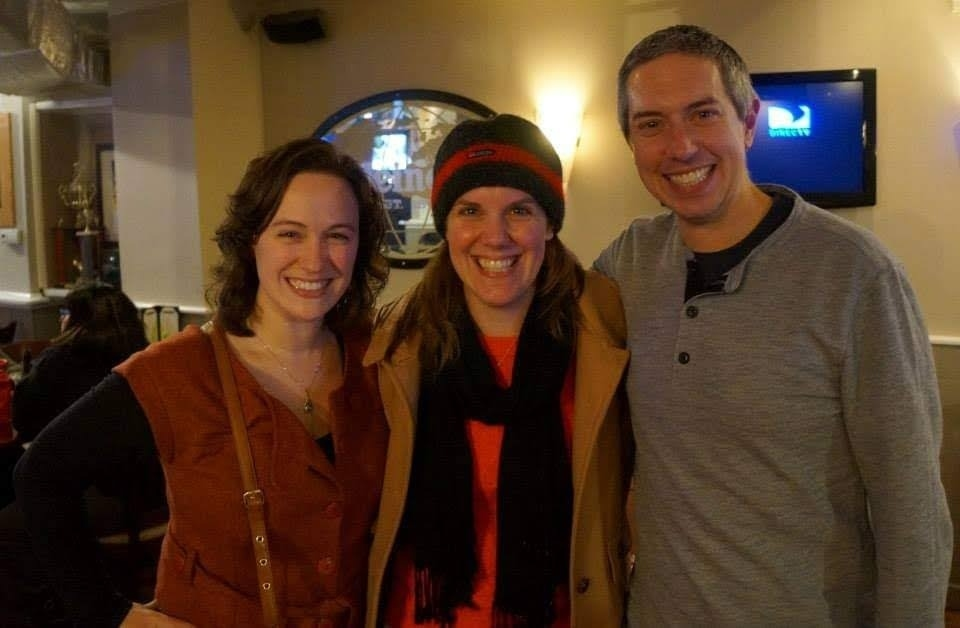
#> input picture media_backups/backup_20260906_163011/raw_sources/allison_williams__orig_media__1788717433.jpg, 960 x 628 px, found by its file name
$ python render_all_avatar_previews.py
#> lines starting #> are read from the running program, lines starting #| are printed output that depends on the picture
#!/usr/bin/env python3
"""
Comprehensive Avatar Visual Inspection Engine
Generates 400x400 PNGs with transparent circular masks for all 32 guests,
saving them to scratch/avatar_previews/<guest_id>.png for 100% empirical visual audit.
"""

import os
import json
from PIL import Image, ImageDraw, ImageOps

MANIFEST_PATH = 'headshots_manifest.json'
PREVIEW_DIR = 'scratch/avatar_previews'

# Master source mapping with dark shirt photo for Steve Nares
MASTER_RAW_SOURCES = {
    "allison_williams": ("raw_sources/allison_williams__orig_media__1788717433.jpg", 0.310, 0.400, 188),
    "ashley_prichard": ("raw_sources/ashley_prichard__orig_media__1788718218.jpg", 0.718, 0.355, 150),
    "becky_spohr": ("raw_sources/becky_spohr__orig_media__1788715730.jpg", 0.450, 0.500, 268),
    "brian_kim": ("raw_sources/brian_kim__orig_media__1788716008.jpg", 0.800, 0.235, 200),
    "chuck_tempest": ("raw_sources/chuck_tempest__orig_media__1788716099.jpg", 0.520, 0.320, 207),
    "george_sun": ("raw_sources/george_sun__orig_media__1788716160.jpg", 0.570, 0.280, 203),
    "james_freedman": ("raw_sources/james_freedman__orig_commit_ce224c3.jpg", 0.500, 0.480, 236),
    "jason_mcmullan": ("raw_sources/jason_mcmullan__orig_media__1788684972.jpg", 0.690, 0.280, 180),
    "jesse_lindenberger_schutz": ("raw_sources/jesse_lindenberger_schutz__orig_media__1788715598.jpg", 0.801, 0.510, 181),
    "jessi_mcmullan": ("raw_sources/jessi_mcmullan__orig_media__1788684972.jpg", 0.320, 0.380, 180),
    "jim_merizio": ("raw_sources/jim_merizio__orig_media__1788717433.jpg", 0.740, 0.260, 203),
    "krista_kobeski": ("raw_sources/krista_kobeski__orig_media__1788687035.jpg", 0.500, 0.440, 152),
    "lauren_schmied": ("raw_sources/lauren_schmied__orig_media__1788683375539.jpg", 0.498, 0.408, 271),
    "leslie_davisson": ("raw_sources/leslie_davisson__orig_media__1788684762716.jpg", 0.500, 0.400, 302),
    "matt_hoying": ("raw_sources/matt_hoying__orig_public.jpg", 0.500, 0.450, 236),
    "maureen_wink": ("raw_sources/maureen_wink__orig_public.jpg", 0.500, 0.450, 236),
    "michelle_preston": ("raw_sources/michelle_preston__orig_media__1788716008.jpg", 0.540, 0.295, 136),
    "nishat_shaikh": ("raw_sources/nishat_shaikh__orig_media__1788683256461.jpg", 0.496, 0.371, 386),
    "nur_e_freedman": ("raw_sources/nur_e_freedman__orig_media__1788681045.jpg", 0.500, 0.312, 203),
    "nichole_remmert": ("raw_sources/nichole_remmert__orig_media__1788715326751.jpg", 0.675, 0.585, 158),
    "roopak_kandasamy": ("raw_sources/roopak_kandasamy__orig_media__1788713903063.jpg", 0.278, 0.507, 135),
    "romana_rajput": ("raw_sources/romana_rajput__orig_media__1788716129.jpg", 0.585, 0.460, 145),
    "ryan_anthony": ("raw_sources/ryan_anthony__orig_media__1788715848.jpg", 0.460, 0.400, 203),
    "steve_nares": ("raw_sources/steve_nares__orig_media__1788683169013.jpg", 0.500, 0.450, 160),
    "toyo_tsujino": ("raw_sources/toyo_tsujino__orig_media__1788685317722.jpg", 0.510, 0.360, 358),
    "poukhan_philavanh_anthony": ("raw_sources/poukhan_philavanh_anthony__orig_media__1788716292.jpg", 0.490, 0.500, 200),
    "clyde_tsai": ("raw_sources/clyde_tsai__orig_media__1788716815.jpg", 0.550, 0.480, 200),
    "danielle_sullivan": ("raw_sources/danielle_sullivan__orig_media__1788717156.jpg", 0.440, 0.460, 140),
    "paul_richter": ("raw_sources/paul_richter__orig_media__1788718085.jpg", 0.440, 0.320, 200),
    "katie_richter": ("raw_sources/katie_richter__orig_media__1788718115.jpg", 0.265, 0.480, 200),
    "liz_scott": ("raw_sources/liz_scott__orig_media__1788718367.jpg", 0.855, 0.350, 192),
    "chrissy_fiore": ("raw_sources/chrissy_fiore__orig_media__1788718987.jpg", 0.505, 0.415, 200)
}

def render_all_previews():
    os.makedirs(PREVIEW_DIR, exist_ok=True)
    print("=== RENDERING ALL 32 CIRCULAR AVATAR PREVIEWS FOR VISUAL AUDIT ===")

    for guest_id, (path, cx_pct, cy_pct, face_h_px) in MASTER_RAW_SOURCES.items():
        if not os.path.exists(path):
            print(f"⚠️ Missing: {guest_id} -> {path}")
            continue

        pil_img = Image.open(path).convert('RGB')
#> pil_img is the input picture: PIL image 960x628 RGB; mean R, G, B 87.3, 61.9, 41.5
        w, h = pil_img.size
#> w = 960; h = 628

        cx = int(cx_pct * w)
#> cx = 297
        cy = int(cy_pct * h)
#> cy = 251

        crop_size = int(face_h_px / 0.59)
        half = crop_size // 2

        L, T, R, B = cx - half, cy - half, cx + half, cy + half
#> L = 138; T = 92; R = 456; B = 410
        pad_l, pad_t, pad_r, pad_b = max(0, -L), max(0, -T), max(0, R - w), max(0, B - h)
#> pad_l = 0; pad_t = 0; pad_r = 0; pad_b = 0
        if pad_l or pad_t or pad_r or pad_b:
            pil_img = ImageOps.expand(pil_img, border=(pad_l, pad_t, pad_r, pad_b), fill=(240, 240, 240))
            L += pad_l; T += pad_t; R += pad_l; B += pad_t

        crop = pil_img.crop((L, T, R, B)).resize((400, 400), Image.Resampling.LANCZOS)
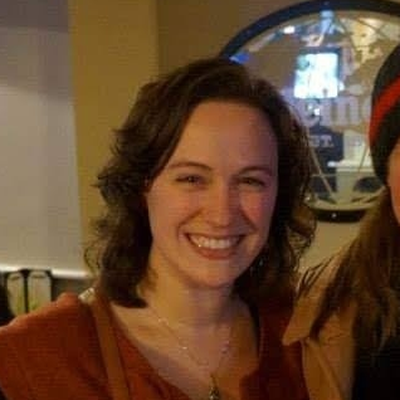
#> crop: PIL image 400x400 RGB; mean R, G, B 100.5, 70, 46

        # Circular mask
        mask = Image.new('L', (400, 400), 0)
#> mask: PIL image 400x400 L; every value is 0
        draw_mask = ImageDraw.Draw(mask)
        draw_mask.ellipse((0, 0, 400, 400), fill=255)

        avatar = Image.new('RGBA', (400, 400), (0, 0, 0, 0))
#> avatar: PIL image 400x400 RGBA; every value is 0
        avatar.paste(crop, (0, 0), mask)
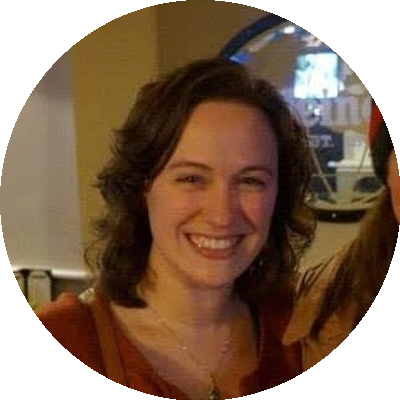
#> avatar: PIL image 400x400 RGBA; mean R, G, B, A 81.3, 56.9, 37.2, 201.1; transparent parts drawn white

        out_png = os.path.join(PREVIEW_DIR, f"{guest_id}_avatar.png")
        avatar.save(out_png)
        print(f"  ✅ {guest_id:30s}: Source = {os.path.basename(path)} | S_crop = {crop_size}px ➔ {out_png}")
#> pass 2 of the loop in render_all_previews, `for guest_id, (path, cx_pct, cy_pct, face_h_px) in MASTER_RAW_SOURCES...`:
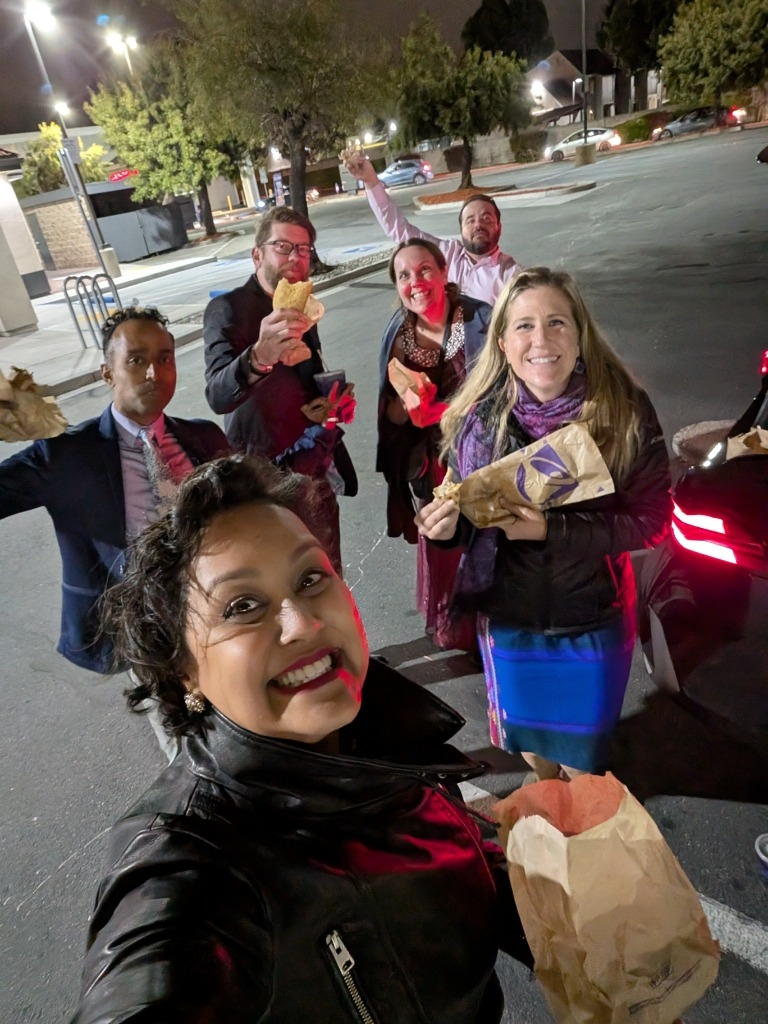
#> input picture raw_sources/ashley_prichard__orig_media__1788718218.jpg, 768 x 1024 px, found by its file name
#> in render_all_previews, pil_img is the input picture: PIL image 768x1024 RGB; mean R, G, B 91.3, 79.3, 74.1
#> in render_all_previews, `crop = pil_img.crop((L, T, R, B)).resize((400, 400), Image.Resampling...`:
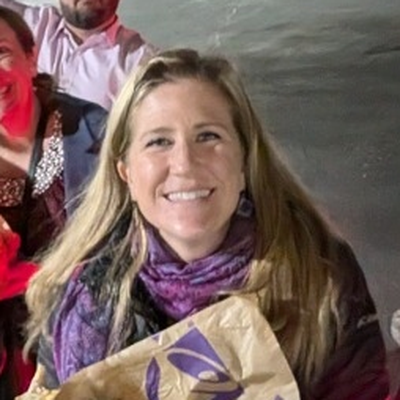
#> crop: PIL image 400x400 RGB; mean R, G, B 119.1, 96.9, 92.5
#> in render_all_previews, `avatar.paste(crop, (0, 0), mask)`:
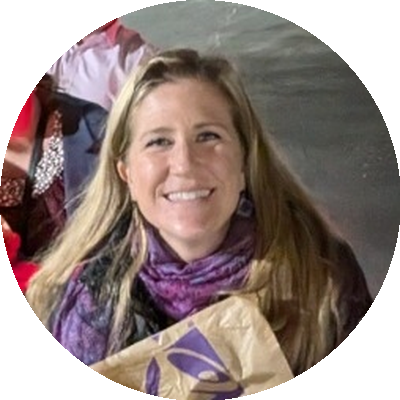
#> avatar: PIL image 400x400 RGBA; mean R, G, B, A 96.2, 80.3, 75.9, 201.1; transparent parts drawn white
#> pass 3 of the loop in render_all_previews, `for guest_id, (path, cx_pct, cy_pct, face_h_px) in MASTER_RAW_SOURCES...`:
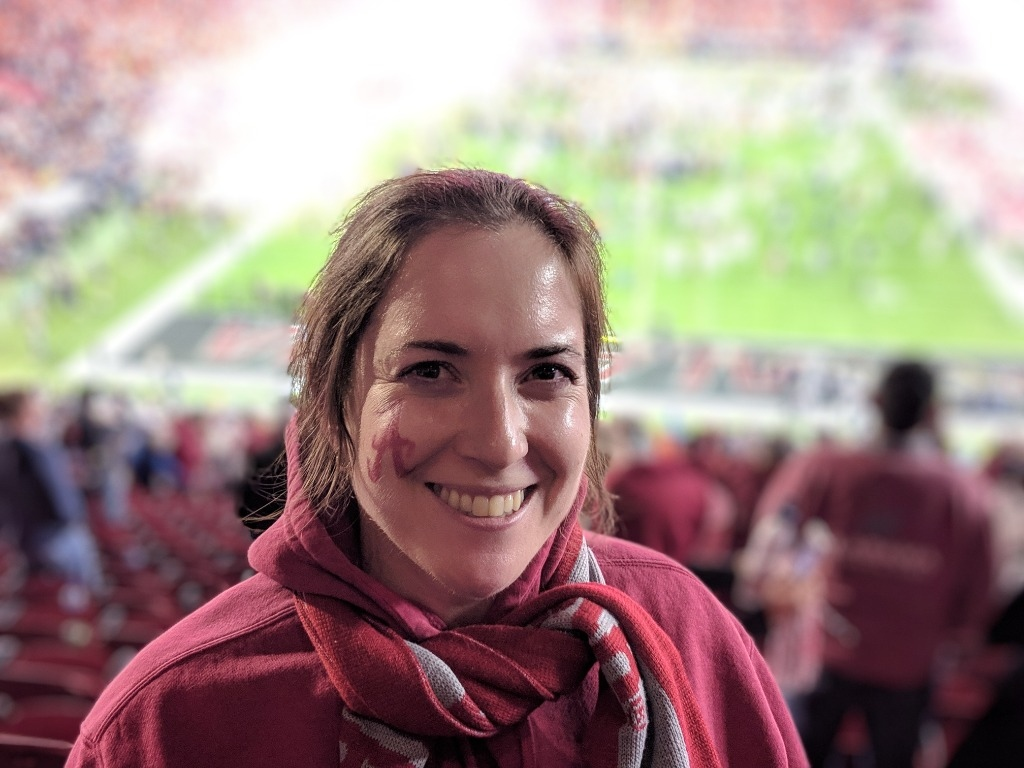
#> input picture media_backups/master_archive/raw_sources/becky_spohr__orig_media__1788715730.jpg, 1024 x 768 px, found by its file name
#> in render_all_previews, pil_img is the input picture: PIL image 1024x768 RGB; mean R, G, B 159.4, 137, 131.5
#> in render_all_previews, `crop = pil_img.crop((L, T, R, B)).resize((400, 400), Image.Resampling...`:
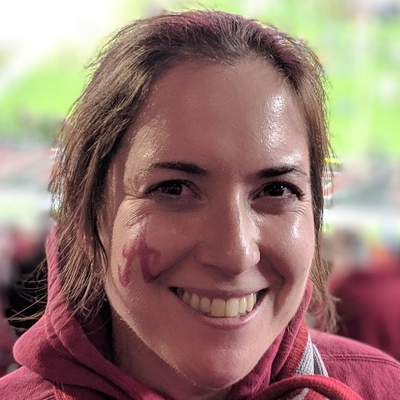
#> crop: PIL image 400x400 RGB; mean R, G, B 151.4, 121.6, 113.3
#> in render_all_previews, `avatar.paste(crop, (0, 0), mask)`:
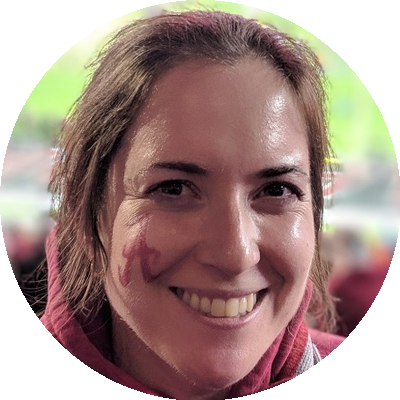
#> avatar: PIL image 400x400 RGBA; mean R, G, B, A 114, 89.8, 83.4, 201.1; transparent parts drawn white
#> the loop made 32 passes; the first 3 are shown

if __name__ == '__main__':
    render_all_previews()
